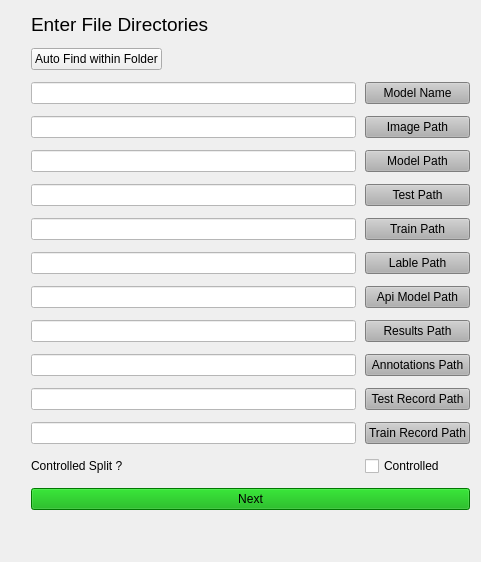
    <widget class="QWidget" name="modeltrainpage">
     <layout class="QFormLayout" name="formLayout_3">
      <property name="fieldGrowthPolicy">
       <enum>QFormLayout::ExpandingFieldsGrow</enum>
      </property>
      <property name="horizontalSpacing">
       <number>9</number>
      </property>
      <property name="verticalSpacing">
       <number>12</number>
      </property>
      <property name="leftMargin">
       <number>31</number>
      </property>
      <property name="topMargin">
       <number>13</number>
      </property>
      <property name="bottomMargin">
       <number>0</number>
      </property>
      <item row="0" column="0">
       <widget class="QLabel" name="label_6">
        <property name="font">
         <font>
          <pointsize>14</pointsize>
         </font>
        </property>
        <property name="text">
         <string>Enter File Directories</string>
        </property>
       </widget>
      </item>
      <item row="1" column="0" colspan="2">
       <widget class="QPushButton" name="AutoFind">
        <property name="sizePolicy">
         <sizepolicy hsizetype="Maximum" vsizetype="Maximum">
          <horstretch>0</horstretch>
          <verstretch>0</verstretch>
         </sizepolicy>
        </property>
        <property name="text">
         <string>Auto Find within Folder</string>
        </property>
       </widget>
      </item>
      <item row="2" column="0">
       <widget class="QLineEdit" name="modelname_3">
        <property name="sizePolicy">
         <sizepolicy hsizetype="Expanding" vsizetype="Fixed">
          <horstretch>1</horstretch>
          <verstretch>0</verstretch>
         </sizepolicy>
        </property>
        <property name="minimumSize">
         <size>
          <width>325</width>
          <height>0</height>
         </size>
        </property>
        <property name="styleSheet">
         <string notr="true">background-color: rgb(255, 255, 255);</string>
        </property>
       </widget>
      </item>
      <item row="2" column="1">
       <widget class="QPushButton" name="model_name_btn">
        <property name="sizePolicy">
         <sizepolicy hsizetype="MinimumExpanding" vsizetype="Fixed">
          <horstretch>1</horstretch>
          <verstretch>0</verstretch>
         </sizepolicy>
        </property>
        <property name="toolTip">
         <string>&lt;html&gt;&lt;head/&gt;&lt;body&gt;&lt;p&gt;Name of Model&lt;/p&gt;&lt;/body&gt;&lt;/html&gt;</string>
        </property>
        <property name="styleSheet">
         <string notr="true">background-color:rgb(176, 176, 176)</string>
        </property>
        <property name="text">
         <string>Model Name</string>
        </property>
       </widget>
      </item>
      <item row="3" column="0">
       <widget class="QLineEdit" name="image_path_3">
        <property name="minimumSize">
         <size>
          <width>325</width>
          <height>0</height>
         </size>
        </property>
        <property name="styleSheet">
         <string notr="true">background-color:rgb(255, 255, 255)</string>
        </property>
       </widget>
      </item>
      <item row="3" column="1">
       <widget class="QPushButton" name="image_path_btn">
        <property name="sizePolicy">
         <sizepolicy hsizetype="MinimumExpanding" vsizetype="Fixed">
          <horstretch>0</horstretch>
          <verstretch>0</verstretch>
         </sizepolicy>
        </property>
        <property name="toolTip">
         <string>&lt;html&gt;&lt;head/&gt;&lt;body&gt;&lt;p&gt;Path to FOLDER containing images&lt;/p&gt;&lt;p&gt;&lt;br/&gt;&lt;/p&gt;&lt;/body&gt;&lt;/html&gt;</string>
        </property>
        <property name="styleSheet">
         <string notr="true">background-color:rgb(176, 176, 176)</string>
        </property>
        <property name="text">
         <string>Image Path</string>
        </property>
       </widget>
      </item>
      <item row="4" column="0">
       <widget class="QLineEdit" name="model_path_3">
        <property name="minimumSize">
         <size>
          <width>325</width>
          <height>0</height>
         </size>
        </property>
        <property name="styleSheet">
         <string notr="true">background-color:rgb(255, 255, 255)</string>
        </property>
       </widget>
      </item>
      <item row="4" column="1">
       <widget class="QPushButton" name="model_path_btn">
        <property name="sizePolicy">
         <sizepolicy hsizetype="MinimumExpanding" vsizetype="Fixed">
          <horstretch>0</horstretch>
          <verstretch>0</verstretch>
         </sizepolicy>
        </property>
        <property name="toolTip">
         <string>&lt;html&gt;&lt;head/&gt;&lt;body&gt;&lt;p&gt;Path to model FOLDER&lt;/p&gt;&lt;/body&gt;&lt;/html&gt;</string>
        </property>
        <property name="styleSheet">
         <string notr="true">background-color:rgb(176, 176, 176)</string>
        </property>
        <property name="text">
         <string>Model Path</string>
        </property>
       </widget>
      </item>
      <item row="5" column="0">
       <widget class="QLineEdit" name="test_path_3">
        <property name="minimumSize">
         <size>
          <width>325</width>
          <height>0</height>
         </size>
        </property>
        <property name="styleSheet">
         <string notr="true">background-color:rgb(255, 255, 255)</string>
        </property>
       </widget>
      </item>
      <item row="5" column="1">
       <widget class="QPushButton" name="test_path_btn">
        <property name="sizePolicy">
         <sizepolicy hsizetype="MinimumExpanding" vsizetype="Fixed">
          <horstretch>0</horstretch>
          <verstretch>0</verstretch>
         </sizepolicy>
        </property>
        <property name="toolTip">
         <string>&lt;html&gt;&lt;head/&gt;&lt;body&gt;&lt;p&gt;Path to FOLDER containing test.record file&lt;/p&gt;&lt;/body&gt;&lt;/html&gt;</string>
        </property>
        <property name="styleSheet">
         <string notr="true">background-color:rgb(176, 176, 176)</string>
        </property>
        <property name="text">
         <string>Test Path</string>
        </property>
       </widget>
      </item>
      <item row="6" column="0">
       <widget class="QLineEdit" name="train_path_3">
        <property name="minimumSize">
         <size>
          <width>325</width>
          <height>0</height>
         </size>
        </property>
        <property name="styleSheet">
         <string notr="true">background-color:rgb(255, 255, 255)</string>
        </property>
       </widget>
      </item>
      <item row="6" column="1">
       <widget class="QPushButton" name="train_path_btn">
        <property name="sizePolicy">
         <sizepolicy hsizetype="MinimumExpanding" vsizetype="Fixed">
          <horstretch>0</horstretch>
          <verstretch>0</verstretch>
         </sizepolicy>
        </property>
        <property name="toolTip">
         <string>&lt;html&gt;&lt;head/&gt;&lt;body&gt;&lt;p&gt;Path to FOLDER containing train.record file&lt;/p&gt;&lt;/body&gt;&lt;/html&gt;</string>
        </property>
        <property name="styleSheet">
         <string notr="true">background-color:rgb(176, 176, 176)</string>
        </property>
        <property name="text">
         <string>Train Path</string>
        </property>
       </widget>
      </item>
      <item row="7" column="0">
       <widget class="QLineEdit" name="label_path_3">
        <property name="minimumSize">
         <size>
          <width>325</width>
          <height>0</height>
         </size>
        </property>
        <property name="styleSheet">
         <string notr="true">background-color:rgb(255, 255, 255)</string>
        </property>
       </widget>
      </item>
      <item row="7" column="1">
       <widget class="QPushButton" name="lable_path_btn">
        <property name="sizePolicy">
         <sizepolicy hsizetype="MinimumExpanding" vsizetype="Fixed">
          <horstretch>0</horstretch>
          <verstretch>0</verstretch>
         </sizepolicy>
        </property>
        <property name="toolTip">
         <string>&lt;html&gt;&lt;head/&gt;&lt;body&gt;&lt;p&gt;Path to labelmap FILE must be .pbtxt format&lt;/p&gt;&lt;/body&gt;&lt;/html&gt;</string>
        </property>
        <property name="styleSheet">
         <string notr="true">background-color:rgb(176, 176, 176)</string>
        </property>
        <property name="text">
         <string>Lable Path</string>
        </property>
       </widget>
      </item>
      <item row="8" column="0">
       <widget class="QLineEdit" name="apimodel_path_3">
        <property name="minimumSize">
         <size>
          <width>325</width>
          <height>0</height>
         </size>
        </property>
        <property name="font">
         <font>
          <pointsize>8</pointsize>
         </font>
        </property>
        <property name="styleSheet">
         <string notr="true">background-color:rgb(255, 255, 255)</string>
        </property>
       </widget>
      </item>
      <item row="8" column="1">
       <widget class="QPushButton" name="api_model_path_btn">
        <property name="sizePolicy">
         <sizepolicy hsizetype="MinimumExpanding" vsizetype="Fixed">
          <horstretch>0</horstretch>
          <verstretch>0</verstretch>
         </sizepolicy>
        </property>
        <property name="toolTip">
         <string>&lt;html&gt;&lt;head/&gt;&lt;body&gt;&lt;p&gt;Path to Tensorflow/Models FOLDER&lt;/p&gt;&lt;/body&gt;&lt;/html&gt;</string>
        </property>
        <property name="styleSheet">
         <string notr="true">background-color:rgb(176, 176, 176)</string>
        </property>
        <property name="text">
         <string>Api Model Path</string>
        </property>
       </widget>
      </item>
      <item row="9" column="0">
       <widget class="QLineEdit" name="result_path_3">
        <property name="minimumSize">
         <size>
          <width>325</width>
          <height>0</height>
         </size>
        </property>
        <property name="styleSheet">
         <string notr="true">background-color:rgb(255, 255, 255)</string>
        </property>
       </widget>
      </item>
      <item row="9" column="1">
       <widget class="QPushButton" name="results_path_btn">
        <property name="sizePolicy">
         <sizepolicy hsizetype="MinimumExpanding" vsizetype="Fixed">
          <horstretch>0</horstretch>
          <verstretch>0</verstretch>
         </sizepolicy>
        </property>
        <property name="whatsThis">
         <string>&lt;html&gt;&lt;head/&gt;&lt;body&gt;&lt;p&gt;Path to results.h5 FILE&lt;/p&gt;&lt;/body&gt;&lt;/html&gt;</string>
        </property>
        <property name="styleSheet">
         <string notr="true">background-color:rgb(176, 176, 176)</string>
        </property>
        <property name="text">
         <string>Results Path</string>
        </property>
       </widget>
      </item>
      <item row="10" column="0">
       <widget class="QLineEdit" name="annot_path_3">
        <property name="minimumSize">
         <size>
          <width>325</width>
          <height>0</height>
         </size>
        </property>
        <property name="styleSheet">
         <string notr="true">background-color:rgb(255, 255, 255)</string>
        </property>
       </widget>
      </item>
      <item row="10" column="1">
       <widget class="QPushButton" name="annot_path_btn">
        <property name="sizePolicy">
         <sizepolicy hsizetype="MinimumExpanding" vsizetype="Fixed">
          <horstretch>0</horstretch>
          <verstretch>0</verstretch>
         </sizepolicy>
        </property>
        <property name="toolTip">
         <string>&lt;html&gt;&lt;head/&gt;&lt;body&gt;&lt;p&gt;Path to annotations FILE&lt;/p&gt;&lt;/body&gt;&lt;/html&gt;</string>
        </property>
        <property name="styleSheet">
         <string notr="true">background-color:rgb(176, 176, 176)</string>
        </property>
        <property name="text">
         <string>Annotations Path</string>
        </property>
       </widget>
      </item>
      <item row="11" column="0">
       <widget class="QLineEdit" name="test_record_3">
        <property name="minimumSize">
         <size>
          <width>325</width>
          <height>0</height>
         </size>
        </property>
        <property name="styleSheet">
         <string notr="true">background-color:rgb(255, 255, 255)</string>
        </property>
       </widget>
      </item>
      <item row="11" column="1">
       <widget class="QPushButton" name="test_record_path">
        <property name="sizePolicy">
         <sizepolicy hsizetype="MinimumExpanding" vsizetype="Fixed">
          <horstretch>0</horstretch>
          <verstretch>0</verstretch>
         </sizepolicy>
        </property>
        <property name="toolTip">
         <string>&lt;html&gt;&lt;head/&gt;&lt;body&gt;&lt;p&gt;OPTIONAL: Path to train annotations FILE&lt;/p&gt;&lt;/body&gt;&lt;/html&gt;</string>
        </property>
        <property name="styleSheet">
         <string notr="true">background-color:rgb(176, 176, 176)</string>
        </property>
        <property name="text">
         <string>Test Record Path</string>
        </property>
       </widget>
      </item>
      <item row="12" column="0">
       <widget class="QLineEdit" name="train_record_3">
        <property name="minimumSize">
         <size>
          <width>325</width>
          <height>0</height>
         </size>
        </property>
        <property name="styleSheet">
         <string notr="true">background-color:rgb(255, 255, 255)</string>
        </property>
       </widget>
      </item>
      <item row="12" column="1">
       <widget class="QPushButton" name="train_record_path_btn">
        <property name="sizePolicy">
         <sizepolicy hsizetype="MinimumExpanding" vsizetype="Fixed">
          <horstretch>0</horstretch>
          <verstretch>0</verstretch>
         </sizepolicy>
        </property>
        <property name="toolTip">
         <string>&lt;html&gt;&lt;head/&gt;&lt;body&gt;&lt;p&gt;OPTIONAL: Path to test annotations FILE&lt;/p&gt;&lt;/body&gt;&lt;/html&gt;</string>
        </property>
        <property name="styleSheet">
         <string notr="true">background-color:rgb(176, 176, 176)</string>
        </property>
        <property name="text">
         <string>Train Record Path</string>
        </property>
       </widget>
      </item>
      <item row="13" column="0">
       <widget class="QLabel" name="label_4">
        <property name="layoutDirection">
         <enum>Qt::LeftToRight</enum>
        </property>
        <property name="text">
         <string>Controlled Split ?</string>
        </property>
        <property name="alignment">
         <set>Qt::AlignLeading|Qt::AlignLeft|Qt::AlignVCenter</set>
        </property>
        <property name="margin">
         <number>1</number>
        </property>
       </widget>
      </item>
      <item row="13" column="1">
       <widget class="QCheckBox" name="Controlled_3">
        <property name="toolTip">
         <string>&lt;html&gt;&lt;head/&gt;&lt;body&gt;&lt;p&gt;Select if using separate train and test annotation files.&lt;/p&gt;&lt;/body&gt;&lt;/html&gt;</string>
        </property>
        <property name="text">
         <string>Controlled</string>
        </property>
       </widget>
      </item>
      <item row="14" column="0" colspan="2">
       <widget class="QPushButton" name="Model_next_page">
        <property name="styleSheet">
         <string notr="true">background-color: rgb(0, 170, 0);</string>
        </property>
        <property name="text">
         <string>Next</string>
        </property>
       </widget>
      </item>
      <item row="15" column="0">
       <spacer name="verticalSpacer_19">
        <property name="orientation">
         <enum>Qt::Vertical</enum>
        </property>
        <property name="sizeHint" stdset="0">
         <size>
          <width>20</width>
          <height>40</height>
         </size>
        </property>
       </spacer>
      </item>
     </layout>
    </widget>
